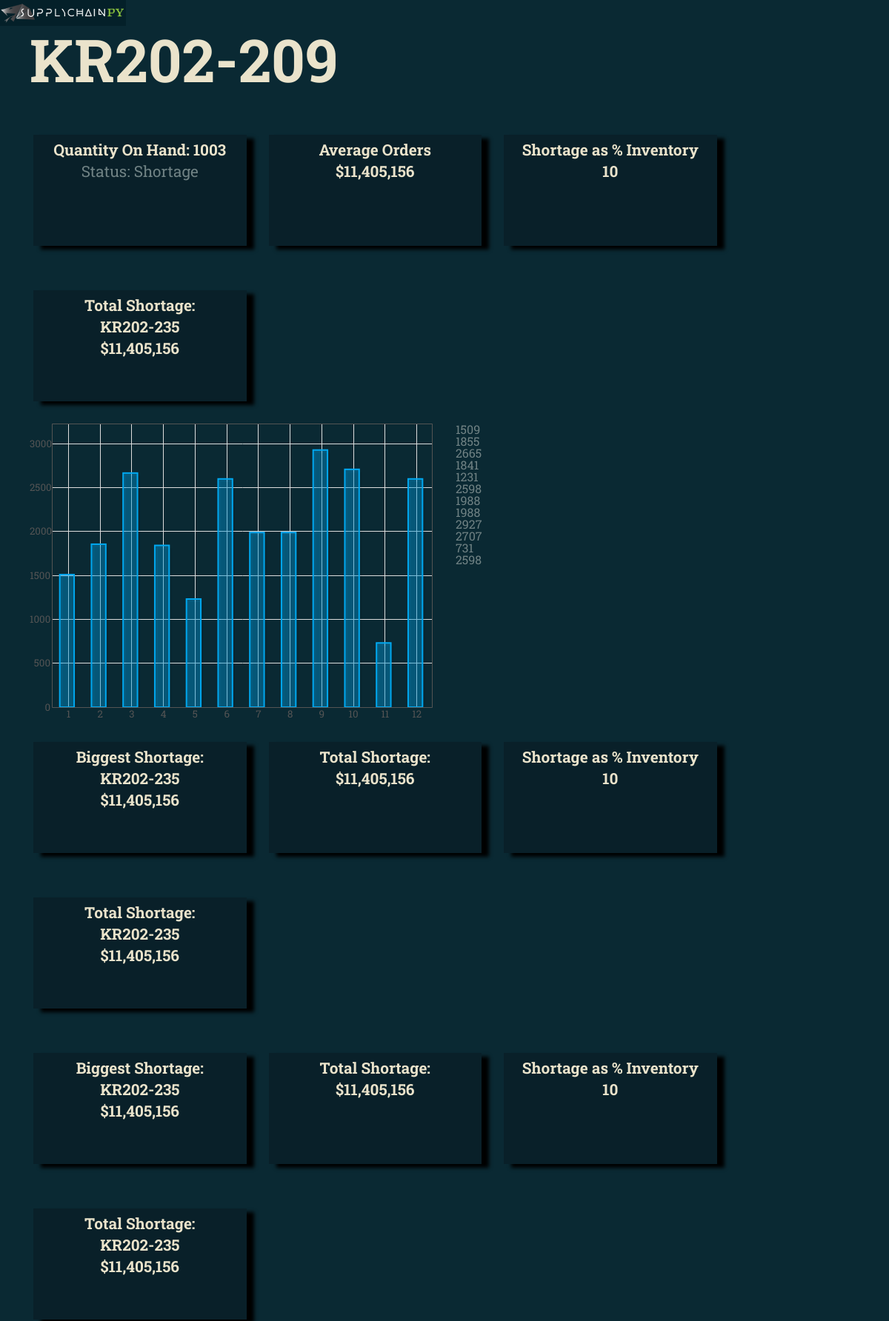
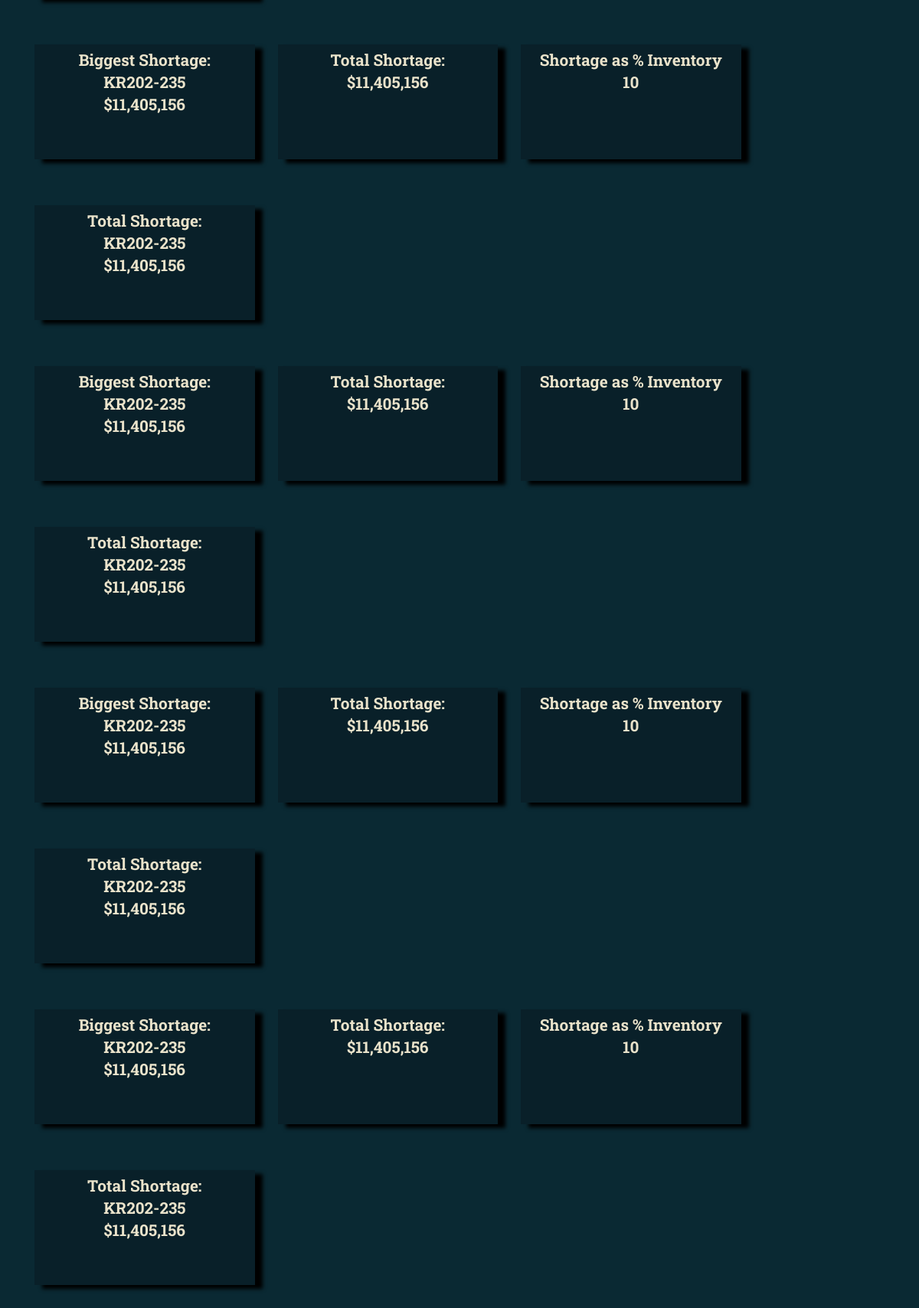
/sku_detail/1, run on the app's committed database (2 pictures, top to bottom).
### supplychainpy/reporting/views.py (models this page shows, shortened)
class InventoryAnalysis(db.Model):
    __table_args__ = {'sqlite_autoincrement': True}
    id = db.Column(db.Integer(), primary_key=True)
    sku_id = db.Column(db.Integer, db.ForeignKey('master_sku_list.id'))
    abc_xyz_classification = db.Column(db.String(2))
    standard_deviation = db.Column(db.Integer())
    safety_stock = db.Column(db.Integer())
    reorder_level = db.Column(db.Integer())
    economic_order_quantity = db.Column(db.Integer())
    demand_variability = db.Column(db.Integer())
    average_orders = db.Column(db.Float())
    shortages = db.Column(db.Integer())
    excess_stock = db.Column(db.Integer())
    reorder_quantity = db.Column(db.Integer())
    economic_order_variable_cost = db.Column(db.Float())
    unit_cost = db.Column(db.Numeric(12, 2))
    revenue = db.Column(db.Float())
    date = db.Column(db.DateTime())
    safety_stock_rank = db.Column(db.Integer())
    shortage_rank = db.Column(db.Integer())
    excess_cost = db.Column(db.Numeric(12, 2))
    percentage_contribution_revenue = db.Column(db.Float)
    excess_rank = db.Column(db.Integer())
    retail_price = db.Column(db.Numeric(18, 2))
    gross_profit_margin = db.Column(db.Numeric(12, 2))
    min_order = db.Column(db.Integer())
    safety_stock_cost = db.Column(db.Numeric(18, 2))
    revenue_rank = db.Column(db.Integer())
    markup_percentage = db.Column(db.Float())
    max_order = db.Column(db.Integer())
    shortage_cost = db.Column(db.Numeric(18, 2))
    quantity_on_hand = db.Column(db.Integer())
    currency_id = db.Column(db.Integer, db.ForeignKey('currency.id'))
    transaction_log_id = db.Column(db.Integer, db.ForeignKey('transaction_log.id'))
    orders_id = db.relationship("Orders", backref='demand', lazy='dynamic')

class MasterSkuList(db.Model):
    __table_args__ = {'sqlite_autoincrement': True}
    id = db.Column(db.Integer(), primary_key=True)
    sku_id = db.Column(db.String(255))
    analysis = db.relationship("InventoryAnalysis", backref='sku', lazy='dynamic')

class Orders(db.Model):
    __table_args__ = {'sqlite_autoincrement': True}
    id = db.Column(db.Integer(), primary_key=True)
    analysis_id = db.Column(db.Integer, db.ForeignKey('inventory_analysis.id'))
    order_quantity = db.Column(db.Integer())
    rank = db.Column(db.Integer())

### supplychainpy/reporting/views.py (the view)
@app.route('/sku_detail', methods=['GET'])
@app.route('/sku_detail/<string:sku_id>', methods=['GET'])
def sku(sku_id: str = None):
    if sku_id is not None:
        sku = db.session.query(MasterSkuList).filter(MasterSkuList.id == sku_id).first()
        inventory = db.session.query(InventoryAnalysis).filter(InventoryAnalysis.sku_id == sku.id).all()
        inven = db.session.query(InventoryAnalysis.id).filter(InventoryAnalysis.sku_id == sku.id).first()
        orders = db.session.query(Orders).filter(Orders.analysis_id == inven.id).order_by(
            asc(Orders.rank)).all()
    return flask.render_template('sku.html', inventory=inventory, orders= orders)

### supplychainpy/reporting/templates/sku.html
{% extends "base.html" %}
{% block body%}
<div>
    <div>
        {% for sku in inventory %}
        <h2> {{sku.sku.sku_id}}</h2>
        {% endfor %}
    </div>
    <div class=" row">
        {% for sku in inventory %}
        <div class=" slate col-md-3">
            <div class=" row">
                <p><h1>Quantity On Hand: {{sku.quantity_on_hand}}</h1></p>
            </div>
            <div class=" row">
                {% if (sku.excess_stock > sku.shortages) %}
                <p>Status: <strong>Excess</strong></p>
                {% elif (sku.excess_stock < sku.shortages) %}
                <p>Status: <strong>Shortage</strong></p>
                {% else %}
                <p>Status: <strong>Healthy</strong></p>
                {% endif %}
            </div>
        </div>
        <div class=" slate col-md-3">
            <h1>Average Orders</h1>
            <h1><strong>$11,405,156</strong></h1>
        </div>
        <div class=" slate col-md-3">
            <h1>Shortage as % Inventory </h1>
            <h1><strong>10</strong></h1>
        </div>
        <div class=" slate col-md-3">
            <h1>Total Shortage: </h1>
            <h1><strong>KR202-235</strong></h1>
            <h1><strong>$11,405,156</strong></h1>
        </div>
        {% endfor %}
    </div>
    <div class=" row">
        <div class="  col-md-6">
            <div id="test-chart" style="width:100%; height: 400px">
            </div>
        </div>
        <div class="  col-md-6">
            <div id="">
                <ul id="orders-data">
                    {% for order in orders %}
                    <li>
                        {{order.order_quantity}}
                    </li>
                    {% endfor %}
                </ul>
            </div>
        </div>
    </div>
    <div class=" row">
        <div class=" slate col-md-3">
            <h1>Biggest Shortage: </h1>
            <h1><strong>KR202-235</strong></h1>
            <h1><strong>$11,405,156</strong></h1>
        </div>
        <div class=" slate col-md-3">
            <h1>Total Shortage: </h1>
            <h1><strong>$11,405,156</strong></h1>
        </div>
        <div class=" slate col-md-3">
            <h1>Shortage as % Inventory </h1>
            <h1><strong>10</strong></h1>
        </div>
        <div class=" slate col-md-3">
            <h1>Total Shortage: </h1>
            <h1><strong>KR202-235</strong></h1>
            <h1><strong>$11,405,156</strong></h1>
        </div>
    </div>
    <div class=" row">
        <div class=" slate col-md-3">
            <h1>Biggest Shortage: </h1>
            <h1><strong>KR202-235</strong></h1>
            <h1><strong>$11,405,156</strong></h1>
        </div>
        <div class=" slate col-md-3">
            <h1>Total Shortage: </h1>
            <h1><strong>$11,405,156</strong></h1>
        </div>
        <div class=" slate col-md-3">
            <h1>Shortage as % Inventory </h1>
            <h1><strong>10</strong></h1>
        </div>
        <div class=" slate col-md-3">
            <h1>Total Shortage: </h1>
            <h1><strong>KR202-235</strong></h1>
            <h1><strong>$11,405,156</strong></h1>
        </div>
    </div>
    <div class=" row">
        <div class=" slate col-md-3">
            <h1>Biggest Shortage: </h1>
            <h1><strong>KR202-235</strong></h1>
            <h1><strong>$11,405,156</strong></h1>
        </div>
        <div class=" slate col-md-3">
            <h1>Total Shortage: </h1>
            <h1><strong>$11,405,156</strong></h1>
        </div>
        <div class=" slate col-md-3">
            <h1>Shortage as % Inventory </h1>
            <h1><strong>10</strong></h1>
        </div>
        <div class=" slate col-md-3">
            <h1>Total Shortage: </h1>
            <h1><strong>KR202-235</strong></h1>
            <h1><strong>$11,405,156</strong></h1>
        </div>
    </div>
    <div class=" row">
        <div class=" slate col-md-3">
            <h1>Biggest Shortage: </h1>
            <h1><strong>KR202-235</strong></h1>
            <h1><strong>$11,405,156</strong></h1>
        </div>
        <div class=" slate col-md-3">
            <h1>Total Shortage: </h1>
            <h1><strong>$11,405,156</strong></h1>
        </div>
        <div class=" slate col-md-3">
            <h1>Shortage as % Inventory </h1>
            <h1><strong>10</strong></h1>
        </div>
        <div class=" slate col-md-3">
            <h1>Total Shortage: </h1>
            <h1><strong>KR202-235</strong></h1>
            <h1><strong>$11,405,156</strong></h1>
        </div>
    </div>
    <div class=" row">
        <div class=" slate col-md-3">
            <h1>Biggest Shortage: </h1>
            <h1><strong>KR202-235</strong></h1>
            <h1><strong>$11,405,156</strong></h1>
        </div>
        <div class=" slate col-md-3">
            <h1>Total Shortage: </h1>
            <h1><strong>$11,405,156</strong></h1>
        </div>
        <div class=" slate col-md-3">
            <h1>Shortage as % Inventory </h1>
            <h1><strong>10</strong></h1>
        </div>
        <div class=" slate col-md-3">
            <h1>Total Shortage: </h1>
            <h1><strong>KR202-235</strong></h1>
            <h1><strong>$11,405,156</strong></h1>
        </div>
    </div>
    <div class=" row">
        <div class=" slate col-md-3">
            <h1>Biggest Shortage: </h1>
            <h1><strong>KR202-235</strong></h1>
            <h1><strong>$11,405,156</strong></h1>
        </div>
        <div class=" slate col-md-3">
            <h1>Total Shortage: </h1>
            <h1><strong>$11,405,156</strong></h1>
        </div>
        <div class=" slate col-md-3">
            <h1>Shortage as % Inventory </h1>
            <h1><strong>10</strong></h1>
        </div>
        <div class=" slate col-md-3">
            <h1>Total Shortage: </h1>
            <h1><strong>KR202-235</strong></h1>
            <h1><strong>$11,405,156</strong></h1>
        </div>
    </div>
</div>
{% endblock %}

### supplychainpy/reporting/static/auxiliary.css (style rules this page uses)
a, abbr, acronym, address, applet, article, aside, audio, b, big, blockquote, body, canvas, caption, center, cite, code, dd, del, details, dfn, div, dl, dt, em, embed, fieldset, figcaption, figure, footer, form, h1, h2, h3, h4, h5, h6, header, hgroup, html, i, iframe, img, ins, kbd, label, legend, li, mark, menu, nav, object, ol, output, p, pre, q, ruby, s, samp, section, small, span, strike, strong, sub, summary, sup, table, tbody, td, tfoot, th, thead, time, tr, tt, u, ul, var, video { margin: 0; padding: 0; border: 0; font: inherit; vertical-align: baseline }
body { line-height: 1 }
ol, ul { list-style: none }
body { background-color: #0A2933; color: #708284; font-family: "Roboto Slab"; font-size: 1em; }
h1, h2, h3, h4, h5, h6 { font-family: 'Roboto Slab', "Helvetica Neue", Helvetica, sans-serif; font-weight: 700; color: #EAE3CB; margin-bottom: .4em; }
h2 { font-size: 5em; }
body { overflow-x: hidden; }
* { margin: 0; padding: 0; }
.slate { margin-top: 30px; margin-bottom: 30px; margin-right: 10px; padding-top: 10px; padding-bottom: 10px; background-color: #092029; max-width: 300px; height: 150px; font-size: 1.3em; text-align: center; margin-left: 20px; box-shadow: 10px 5px 5px black; }

### data on the page
InventoryAnalysis: sku.sku_id "KR202-209", quantity_on_hand "1003", shows "Status:", excess_stock "Shortage"
Orders: order_quantity "1509"
Orders: order_quantity "1855"
Orders: order_quantity "2665"
Orders: order_quantity "1841"
Orders: order_quantity "1231"
Orders: order_quantity "2598"
Orders: order_quantity "1988"
Orders: order_quantity "1988"
Orders: order_quantity "2927"
Orders: order_quantity "2707"
Orders: order_quantity "731"
Orders: order_quantity "2598"
